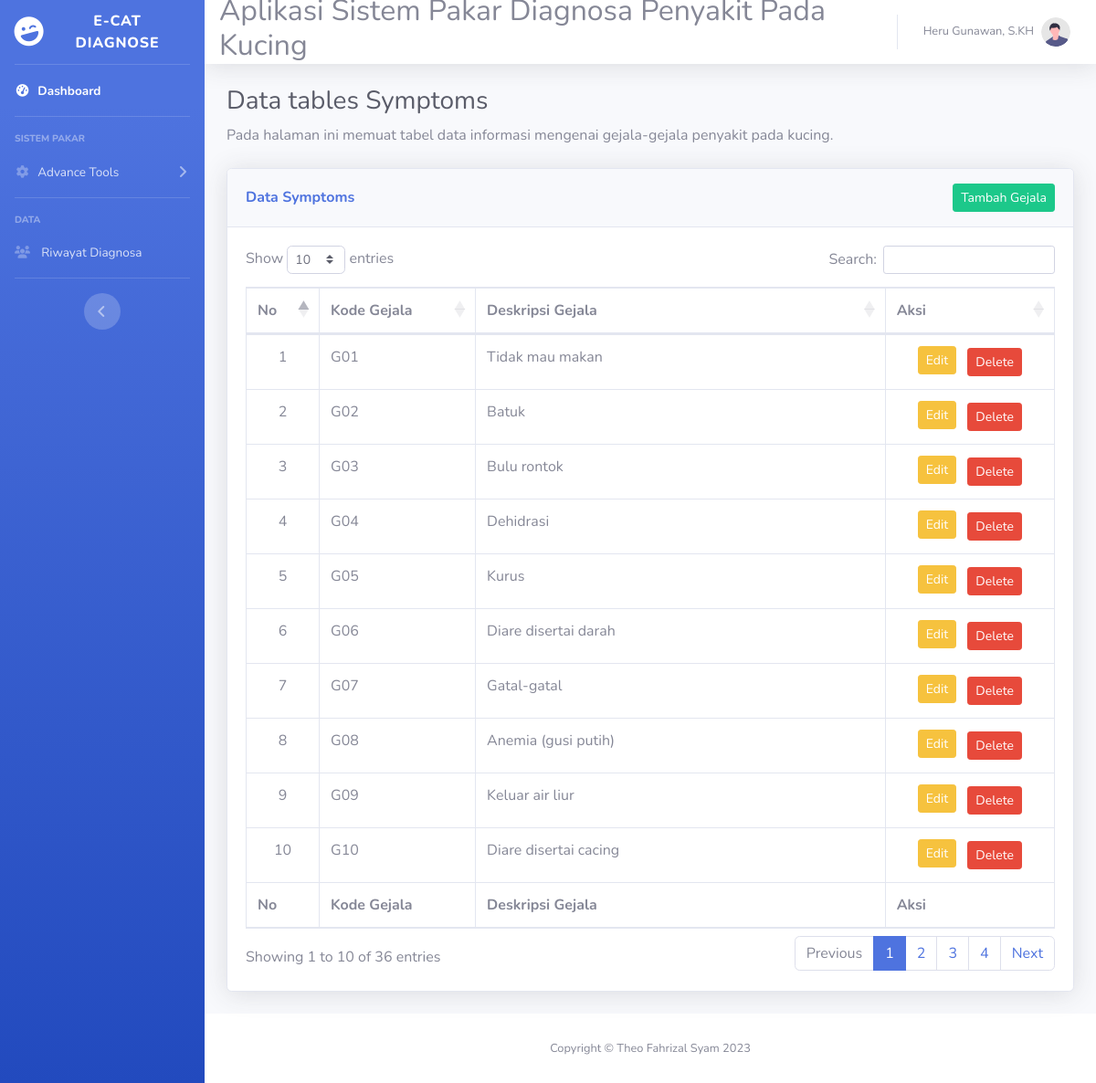
/web/doctor/page-symptoms.php (signed in), run on the app's committed database.
### tables this page shows
CREATE TABLE `symptoms` (
  `idSymptom` int(11) NOT NULL,
  `codeOfSymptom` varchar(5) NOT NULL,
  `descOfSymptom` varchar(50) NOT NULL
);

### web/doctor/page-symptoms.php (the view, shortened to what this page needs)
<?php
require '../function.php';
?>
<!DOCTYPE html>
<html lang="en">
<head>
    <link href="../vendor/fontawesome-free/css/all.min.css" rel="stylesheet" type="text/css">
    <link href="../css/sb-admin-2.min.css" rel="stylesheet">
    <link href="../vendor/datatables/dataTables.bootstrap4.min.css" rel="stylesheet">
</head>
<body id="page-top">
    <div id="wrapper">
        <ul class="navbar-nav bg-gradient-primary sidebar sidebar-dark accordion" id="accordionSidebar">
            <a class="sidebar-brand d-flex align-items-center justify-content-center" href="index-doctor.php">
                <div class="sidebar-brand-icon rotate-n-15">
                    <i class="fas fa-laugh-wink"></i>
                </div>
                <div class="sidebar-brand-text mx-3">E-Cat diagnose</div>
            </a>
            <hr class="sidebar-divider my-0">
            <li class="nav-item active">
                <a class="nav-link" href="index-doctor.php">
                    <i class="fas fa-fw fa-tachometer-alt"></i>
                    <span>Dashboard</span></a>
            </li>
            <hr class="sidebar-divider">
            <div class="sidebar-heading">
                Sistem Pakar
            </div>
            <li class="nav-item">
                <a class="nav-link collapsed" href="#" data-toggle="collapse" data-target="#collapseTwo" aria-expanded="true" aria-controls="collapseTwo">
                    <i class="fas fa-fw fa-cog"></i>
                    <span>Advance Tools</span>
                </a>
            </li>
            <hr class="sidebar-divider">
            <div class="sidebar-heading">
                Data
            </div>
            <li class="nav-item">
                <a class="nav-link" href="page-diagnoses.php">
                    <i class="fas fa-fw fa-light fa-users"></i>
                    <span>Riwayat Diagnosa</span></a>
            </li>
            <hr class="sidebar-divider d-none d-md-block">
            <div class="text-center d-none d-md-inline">
                <button class="rounded-circle border-0" id="sidebarToggle"></button>
            </div>
        </ul>
        <div id="content-wrapper" class="d-flex flex-column">
            <div id="content">
                <nav class="navbar navbar-expand navbar-light bg-white topbar mb-4 static-top shadow">
                    <h2 class="ml-auto">
                    </h2>
                    <ul class="navbar-nav ml-auto">
                        <li class="nav-item dropdown no-arrow">
                            <a class="nav-link dropdown-toggle" href="#" id="userDropdown" role="button" data-toggle="dropdown" aria-haspopup="true" aria-expanded="false">
                                <span class="mr-2 d-none d-lg-inline text-gray-600 small"><?=$_SESSION['name']?></span>
                                <img class="img-profile rounded-circle" src="../img/undraw_profile.svg">
                            </a>
                        </li>
                    </ul>
                </nav>
                <div class="container-fluid">
                    <h1 class="h3 mb-2 text-gray-800">Data tables Symptoms</h1>
                    <p class="mb-4">Pada halaman ini memuat tabel data informasi mengenai gejala-gejala penyakit pada kucing.</p>
                    <div class="card shadow mb-4">
                        <div class="card-header py-3 d-flex align-items-center justify-content-between">
                            <h6 class="m-0 font-weight-bold text-primary">Data Symptoms</h6>
                            <div>
                                <button type="button" class="btn btn-success btn-sm inline" data-toggle="modal" data-target="#myModal">Tambah Gejala</button>
                            </div>
                        </div>
                        <div class="card-body">
                            <div class="table-responsive">
                                <table class="table table-bordered" id="dataTable" width="100%" cellspacing="0">
                                    <thead>
                                        <tr>
                                            <th>No</th>
                                            <th>Kode Gejala</th>
                                            <th>Deskripsi Gejala</th>
                                            <th>Aksi</th>
                                        </tr>
                                    </thead>
                                    <tfoot>
                                        <tr>
                                            <th>No</th>
                                            <th>Kode Gejala</th>
                                            <th>Deskripsi Gejala</th>
                                            <th>Aksi</th>
                                        </tr>
                                    </tfoot>
                                    <tbody>
                                        <tr>
                                            <?php
                                            $takeAllSymptomsData = mysqli_query($link, "SELECT * FROM symptoms");
                                            $i = 1;
                                            while ($data = mysqli_fetch_array($takeAllSymptomsData)) {
                                                $symptomsId = $data['idSymptom'];
                                                $symptomsCode = $data['codeOfSymptom'];
                                                $symptomsDesc= $data['descOfSymptom'];
                                            ?>
                                            <td class="text-center"><?= $i++ ?></td>
                                            <td><?= $symptomsCode ?></td>
                                            <td><?= $symptomsDesc ?></td>
                                            <td class="text-center">
                                                <div>
                                                    <button type="button" class="btn btn-warning btn-sm mb-1" data-toggle="modal" data-target="#edit<?= $symptomsId; ?>">
                                                        Edit
                                                    </button>
                                                    <button type="button" class="btn btn-danger btn-sm" data-toggle="modal" data-target="#delete<?= $symptomsId; ?>">
                                                        Delete
                                                    </button>
                                                </div>
                                            </td>
                                        </tr>
                                    <?php
                                            };
                                    ?>
                                    </tbody>
                                </table>
                            </div>
                        </div>
                    </div>
                </div>
            </div>
            <footer class="sticky-footer bg-white">
                <div class="container my-auto">
                    <div class="copyright text-center my-auto">
                        <span>Copyright &copy; Theo Fahrizal Syam 2023</span>
                    </div>
                </div>
            </footer>
        </div>
    </div>
</body>
</html>

### data on the page
symptoms: codeOfSymptom "G01", descOfSymptom "Tidak mau makan"
symptoms: codeOfSymptom "G02", descOfSymptom "Batuk"
symptoms: codeOfSymptom "G03", descOfSymptom "Bulu rontok"
symptoms: codeOfSymptom "G04", descOfSymptom "Dehidrasi"
symptoms: codeOfSymptom "G05", descOfSymptom "Kurus"
symptoms: codeOfSymptom "G06", descOfSymptom "Diare disertai darah"
symptoms: codeOfSymptom "G07", descOfSymptom "Gatal-gatal"
symptoms: codeOfSymptom "G08", descOfSymptom "Anemia (gusi putih)"
symptoms: codeOfSymptom "G09", descOfSymptom "Keluar air liur"
symptoms: codeOfSymptom "G10", descOfSymptom "Diare disertai cacing"

### other printed values
$_SESSION['name'] "Heru Gunawan, S.KH"
